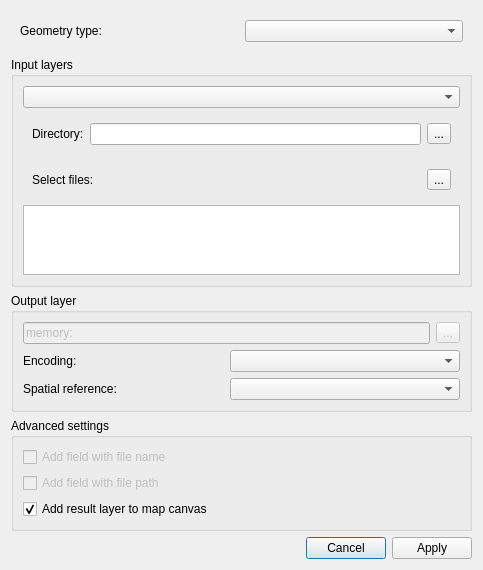
<?xml version="1.0" encoding="UTF-8"?>
<ui version="4.0">
 <class>Dialog</class>
 <widget class="QDialog" name="Dialog">
  <property name="geometry">
   <rect>
    <x>0</x>
    <y>0</y>
    <width>483</width>
    <height>523</height>
   </rect>
  </property>
  <property name="windowTitle">
   <string>QMerger</string>
  </property>
  <layout class="QVBoxLayout" name="verticalLayout">
   <item>
    <widget class="QWidget" name="widget" native="true">
     <property name="minimumSize">
      <size>
       <width>400</width>
       <height>0</height>
      </size>
     </property>
     <layout class="QGridLayout" name="gridLayout_2">
      <item row="0" column="0" alignment="Qt::AlignLeft">
       <widget class="QLabel" name="geometryTypeLabel">
        <property name="text">
         <string>Geometry type:</string>
        </property>
       </widget>
      </item>
      <item row="0" column="1">
       <widget class="QComboBox" name="cmbGeometryType"/>
      </item>
     </layout>
    </widget>
   </item>
   <item>
    <widget class="QGroupBox" name="InputGroupBox">
     <property name="title">
      <string>Input layers</string>
     </property>
     <property name="flat">
      <bool>false</bool>
     </property>
     <property name="checkable">
      <bool>false</bool>
     </property>
     <layout class="QVBoxLayout" name="verticalLayout_2">
      <item>
       <widget class="QComboBox" name="cmbSourceType"/>
      </item>
      <item>
       <widget class="QWidget" name="pnlDir" native="true">
        <layout class="QHBoxLayout" name="horizontalLayout">
         <item>
          <widget class="QLabel" name="label_3">
           <property name="text">
            <string>Directory:</string>
           </property>
          </widget>
         </item>
         <item>
          <widget class="QLineEdit" name="lbDirName"/>
         </item>
         <item>
          <widget class="QToolButton" name="btnSelectDir">
           <property name="text">
            <string>...</string>
           </property>
          </widget>
         </item>
        </layout>
       </widget>
      </item>
      <item>
       <widget class="QWidget" name="pnlFiles" native="true">
        <property name="enabled">
         <bool>true</bool>
        </property>
        <layout class="QHBoxLayout" name="horizontalLayout_2">
         <item>
          <widget class="QLabel" name="label_4">
           <property name="text">
            <string>Select files:</string>
           </property>
          </widget>
         </item>
         <item>
          <widget class="QToolButton" name="btnSelectFiles">
           <property name="text">
            <string>...</string>
           </property>
          </widget>
         </item>
        </layout>
       </widget>
      </item>
      <item>
       <widget class="QTableView" name="tblInputLayers"/>
      </item>
     </layout>
    </widget>
   </item>
   <item>
    <widget class="QGroupBox" name="OutputGroupBox">
     <property name="title">
      <string>Output layer</string>
     </property>
     <layout class="QGridLayout" name="gridLayout">
      <item row="0" column="2">
       <widget class="QToolButton" name="btnOutSelectLayer">
        <property name="enabled">
         <bool>false</bool>
        </property>
        <property name="text">
         <string>...</string>
        </property>
       </widget>
      </item>
      <item row="0" column="0" colspan="2">
       <widget class="QLineEdit" name="leOutLayer">
        <property name="enabled">
         <bool>false</bool>
        </property>
        <property name="text">
         <string>memory:</string>
        </property>
        <property name="readOnly">
         <bool>false</bool>
        </property>
       </widget>
      </item>
      <item row="1" column="0" alignment="Qt::AlignLeft">
       <widget class="QLabel" name="label">
        <property name="text">
         <string>Encoding:</string>
        </property>
       </widget>
      </item>
      <item row="2" column="0" alignment="Qt::AlignLeft">
       <widget class="QLabel" name="label_2">
        <property name="text">
         <string>Spatial reference:</string>
        </property>
       </widget>
      </item>
      <item row="2" column="1" colspan="2">
       <widget class="QgsProjectionSelectionWidget" name="cmbOutSpatialReference"/>
      </item>
      <item row="1" column="1" colspan="2">
       <widget class="QComboBox" name="cmbOutEncoding"/>
      </item>
     </layout>
     <zorder>leOutLayer</zorder>
     <zorder>cmbOutEncoding</zorder>
     <zorder>btnOutSelectLayer</zorder>
     <zorder>label</zorder>
     <zorder>label_2</zorder>
     <zorder>cmbOutSpatialReference</zorder>
    </widget>
   </item>
   <item>
    <widget class="QgsCollapsibleGroupBox" name="AdvancedGroupBox">
     <property name="title">
      <string>Advanced settings</string>
     </property>
     <property name="collapsed" stdset="0">
      <bool>false</bool>
     </property>
     <layout class="QVBoxLayout" name="verticalLayout_3">
      <item>
       <widget class="QCheckBox" name="chkAddFileName">
        <property name="enabled">
         <bool>false</bool>
        </property>
        <property name="text">
         <string>Add field with file name</string>
        </property>
       </widget>
      </item>
      <item>
       <widget class="QCheckBox" name="chkAddFilePath">
        <property name="enabled">
         <bool>false</bool>
        </property>
        <property name="text">
         <string>Add field with file path</string>
        </property>
       </widget>
      </item>
      <item>
       <widget class="QCheckBox" name="chkAddResultToMap">
        <property name="text">
         <string>Add result layer to map canvas</string>
        </property>
        <property name="checked">
         <bool>true</bool>
        </property>
       </widget>
      </item>
     </layout>
    </widget>
   </item>
   <item>
    <widget class="QDialogButtonBox" name="buttonBox">
     <property name="orientation">
      <enum>Qt::Horizontal</enum>
     </property>
     <property name="standardButtons">
      <set>QDialogButtonBox::Apply|QDialogButtonBox::Cancel</set>
     </property>
    </widget>
   </item>
  </layout>
 </widget>
 <customwidgets>
  <customwidget>
   <class>QgsCollapsibleGroupBox</class>
   <extends>QGroupBox</extends>
   <header location="global">qgis.gui</header>
   <container>1</container>
  </customwidget>
  <customwidget>
   <class>QgsProjectionSelectionWidget</class>
   <extends>QComboBox</extends>
   <header location="global">qgis.gui</header>
  </customwidget>
 </customwidgets>
 <resources/>
 <connections>
  <connection>
   <sender>buttonBox</sender>
   <signal>accepted()</signal>
   <receiver>Dialog</receiver>
   <slot>accept()</slot>
   <hints>
    <hint type="sourcelabel">
     <x>248</x>
     <y>254</y>
    </hint>
    <hint type="destinationlabel">
     <x>157</x>
     <y>274</y>
    </hint>
   </hints>
  </connection>
  <connection>
   <sender>buttonBox</sender>
   <signal>rejected()</signal>
   <receiver>Dialog</receiver>
   <slot>reject()</slot>
   <hints>
    <hint type="sourcelabel">
     <x>316</x>
     <y>260</y>
    </hint>
    <hint type="destinationlabel">
     <x>286</x>
     <y>274</y>
    </hint>
   </hints>
  </connection>
 </connections>
</ui>
